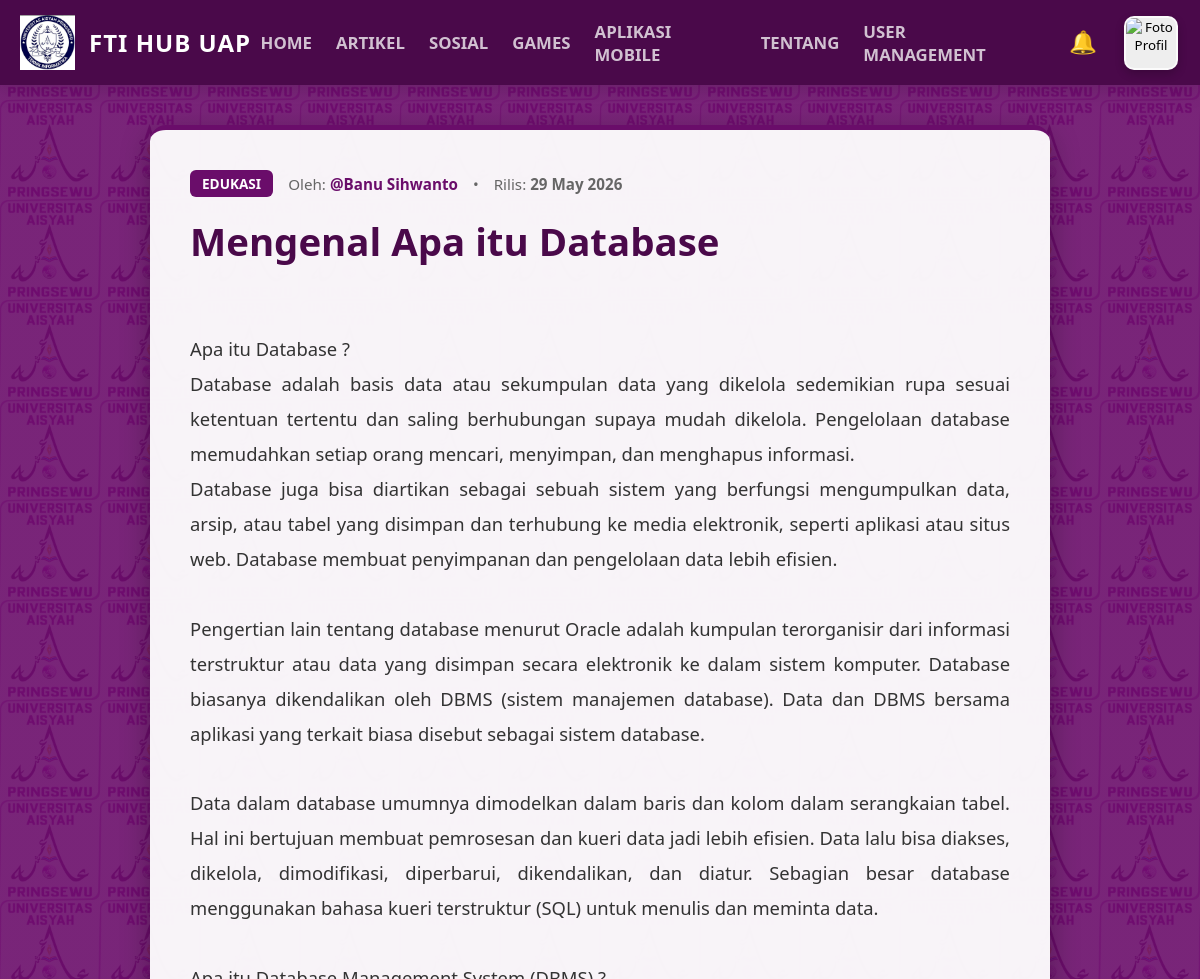
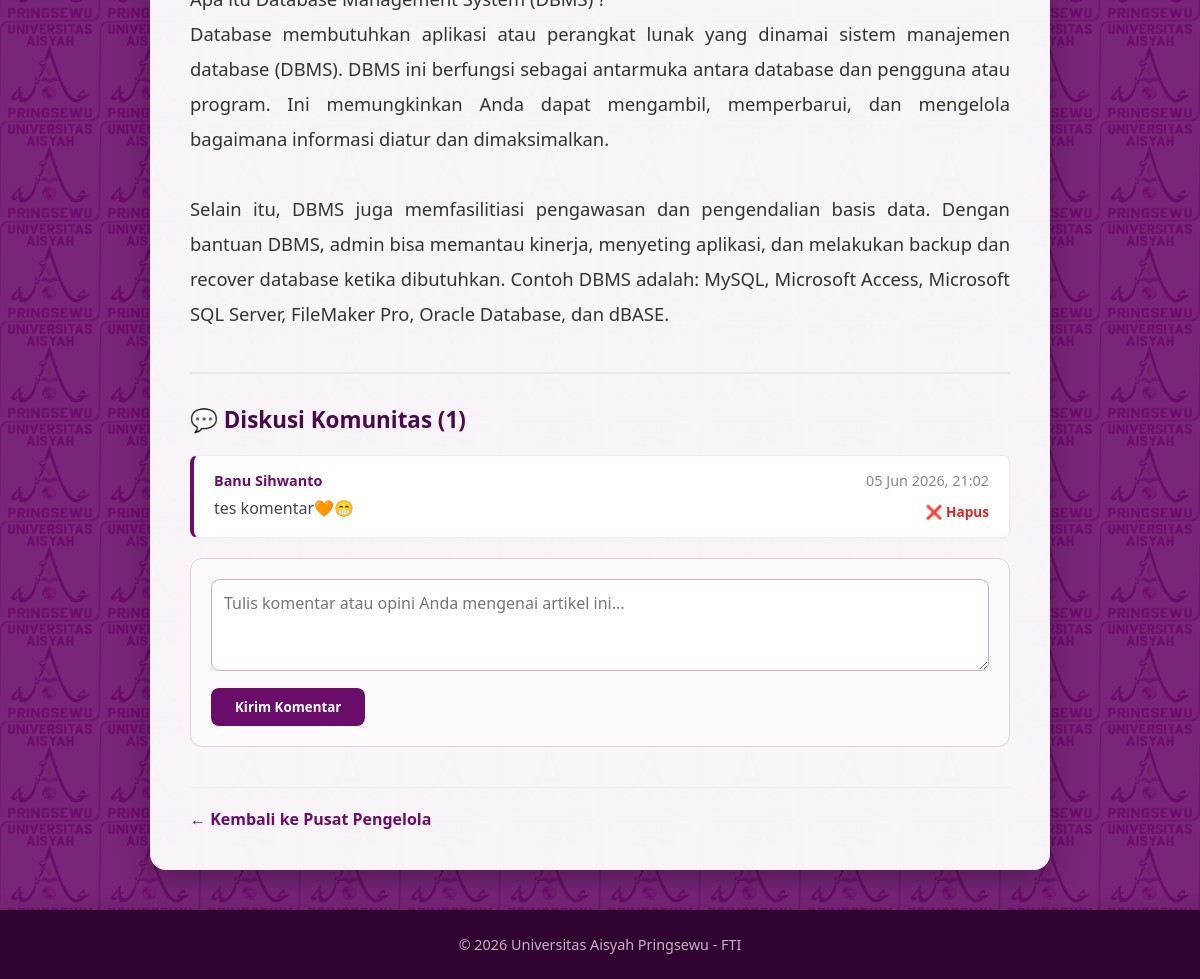
The app's page /baca_artikel.php?id=24 (signed in) with its own data (2 pictures, top to bottom).
### tables this page shows
CREATE TABLE `artikel` (
  `id` int NOT NULL,
  `judul` varchar(255) NOT NULL,
  `kategori` varchar(100) NOT NULL,
  `gambar` varchar(255) DEFAULT NULL,
  `konten` text NOT NULL,
  `status` enum('Publish','Draft') DEFAULT 'Publish',
  `pembuat` varchar(50) NOT NULL,
  `tanggal` date NOT NULL,
  `file_pdf` varchar(255) DEFAULT NULL,
  `created_at` timestamp NOT NULL DEFAULT CURRENT_TIMESTAMP
);

CREATE TABLE `komentar_artikel` (
  `id` int NOT NULL,
  `post_id` int NOT NULL,
  `pembuat` varchar(50) NOT NULL,
  `komentar` text NOT NULL,
  `created_at` timestamp NOT NULL DEFAULT CURRENT_TIMESTAMP
);

### baca_artikel.php (the view, shortened to what this page needs)
<?php
include 'koneksi.php';
if (isset($_GET['id']) && !empty(trim($_GET['id']))) {
    $id = intval($_GET['id']);
    $query = "SELECT judul, kategori, gambar, konten, tanggal, pembuat, file_pdf FROM artikel WHERE id = ?";
    $stmt  = $koneksi->prepare($query);
    $stmt->bind_param("i", $id);
    $stmt->execute();
    $result = $stmt->get_result();
    if ($result->num_rows === 1) {
        $data = $result->fetch_assoc();
    } else {
        $data = false;
    }
} else {
    header("Location: artikel.php");
    exit;
}
$query_komentar = "SELECT Id, pembuat, komentar, created_at FROM komentar_artikel WHERE post_id = ? ORDER BY created_at ASC";
$stmt_komend = $koneksi->prepare($query_komentar);
$stmt_komend->bind_param("i", $id);
$stmt_komend->execute();
$result_komentar = $stmt_komend->get_result();
$list_komentar = [];
while ($row = $result_komentar->fetch_assoc()) {
    $list_komentar[] = $row;
}
$pembuat_username      = !empty($data['pembuat']) ? trim($data['pembuat']) : 'admin';
$nama_tampilan_pembuat = ucwords(str_replace('_', ' ', $pembuat_username));
?>
<!DOCTYPE html>
<html lang="id">
<head>
</head>
<body>
<?php include 'header.php'; ?>
<div class="main-content">
    <div class="page-container">
        <article class="article-container">
            <div class="article-meta-info">
                <span class="category-tag"><?= htmlspecialchars($data['kategori']); ?></span>
                <span>Oleh: <b style="color:#6a0d6a;">@<?= htmlspecialchars($nama_tampilan_pembuat); ?></b></span>
                <span>&bull;</span>
                <span>Rilis: <b><?= date('d M Y', strtotime($data['tanggal'])); ?></b></span>
            </div>
            <h1 class="article-main-title"><?= htmlspecialchars($data['judul']); ?></h1>
            <div class="article-body-text">
                <?= htmlspecialchars($data['konten']); ?>
            </div>
            <div class="discussion-section">
                <h2 class="discussion-title" id="discussion-counter">💬 Diskusi Komunitas (<?= count($list_komentar); ?>)</h2>
                <div class="comments-list" id="comments-container-box">
                    <?php if (empty($list_komentar)): ?>
                        <p id="empty-comment-notice" style="color: #888; font-style: italic; text-align: center; padding: 10px 0; margin-bottom: 20px;">Belum ada diskusi di artikel ini. Yuk, mulai diskusinya!</p>
                    <?php else: ?>
                        <?php foreach ($list_komentar as $komend): ?>
                            <div class="comment-item" style="position: relative;">
                                <div class="comment-header">
                                    <span class="comment-user"><?= htmlspecialchars($komend['pembuat']); ?></span>
                                    <span class="comment-date"><?= date('d M Y, H:i', strtotime($komend['created_at'])); ?></span>
                                </div>
                                <div class="comment-body" style="margin-right: 60px;"><?= htmlspecialchars($komend['komentar']); ?></div>
                                <?php
                                if (isset($_SESSION['username'])):
                                    $user_login = strtolower(trim($_SESSION['username']));
                                    $pembuat_komentar = strtolower(trim($komend['pembuat']));
                                    if ($user_login === $pembuat_komentar || $user_login === 'admin'):
                                ?>
                                    <div style="position: absolute; right: 20px; bottom: 15px;">
                                        <form action="" method="POST" onsubmit="return confirm('Apakah Anda yakin ingin menghapus komentar ini?');">
                                            <button type="submit" name="hapus_komentar" style="background: none; border: none; color: #dc2626; cursor: pointer; font-size: 0.85rem; font-weight: bold; padding: 0;">
                                                ❌ Hapus
                                            </button>
                                        </form>
                                    </div>
                                <?php
                                    endif;
                                endif;
                                ?>
                            </div>
                        <?php endforeach; ?>
                    <?php endif; ?>
                </div>
            </div>
            <div class="comment-form-box" style="margin-top: 20px;">
                <?php if (isset($_SESSION['username'])): ?>
                    <form action="" method="POST" id="article-comment-form">
                        <textarea name="komentar" class="comment-textarea" rows="3" placeholder="Tulis komentar atau opini Anda mengenai artikel ini..." required></textarea>
                        <button type="submit" name="kirim_komentar" class="btn-submit-comment">Kirim Komentar</button>
                    </form>
                <?php else: ?>
                    <p style="color: #666; font-style: italic; text-align: center;">
                        Anda harus <a href="login.php" style="color: #6a0d6a; font-weight: bold; text-decoration: none;">Login</a> terlebih dahulu untuk ikut berdiskusi di artikel ini.
                    </p>
                <?php endif; ?>
            </div>
            <div class="back-navigation">
                <a href="artikel.php" class="btn-return">&larr; Kembali ke Pusat Pengelola</a>
            </div>
        </article>
    </div>
</div>
<?php include 'footer.php'; ?>
</body>
</html>

### header.php (style rules this page uses)
* { margin: 0; padding: 0; box-sizing: border-box; font-family: 'Segoe UI', Tahoma, Geneva, Verdana, sans-serif; }
body { background-color: #f8f0f8; color: #333; }

### baca_artikel.php (style rules this page uses)
* { margin: 0; padding: 0; box-sizing: border-box; font-family: 'Segoe UI', Tahoma, Geneva, Verdana, sans-serif; }
body { background: linear-gradient(rgba(106,13,106,0.9), rgba(106,13,106,0.9)), url('logo.png'); background-size: 100px; background-repeat: repeat; min-height: 100vh; }
.main-content { min-height: calc(100vh - 85px); display: flex; flex-direction: column; align-items: center; justify-content: center; padding: 40px 20px; width: 100%; }
.page-container { width: 100%; max-width: 900px; animation: fadeInUp 0.7s ease-out; }
.article-container { background: rgba(255,255,255,0.95); padding: 40px; border-radius: 16px; box-shadow: 0 10px 30px rgba(0,0,0,0.3); border-top: 5px solid #6a0d6a; width: 100%; }
.article-meta-info { margin-bottom: 20px; font-size: 0.95rem; color: #666; display: flex; align-items: center; flex-wrap: wrap; gap: 15px; }
.category-tag { background-color: #6a0d6a; color: white; padding: 4px 12px; border-radius: 6px; font-weight: bold; font-size: 0.85rem; text-transform: uppercase; }
.article-main-title { color: #4a094a; font-size: 2.4rem; line-height: 1.3; margin-bottom: 30px; font-weight: 700; }
.article-body-text { color: #333; font-size: 1.15rem; line-height: 1.9; text-align: justify; white-space: pre-line; margin-bottom: 30px; }
.back-navigation { margin-top: 40px; border-top: 1px solid #eee; padding-top: 20px; }
.btn-return { display: inline-block; color: #6a0d6a; text-decoration: none; font-weight: bold; transition: 0.2s; }
.discussion-section { margin-top: 40px; border-top: 2px solid #f0e6f0; padding-top: 30px; }
.discussion-title { color: #4a094a; font-size: 1.4rem; margin-bottom: 20px; font-weight: 700; }
.comment-form-box { background: #fdfafdfd; border: 1px solid #e1cfe1; padding: 20px; border-radius: 12px; margin-bottom: 30px; }
.comment-textarea { width: 100%; padding: 12px; border: 1px solid #c7aec7; border-radius: 8px; resize: vertical; font-size: 1rem; margin-bottom: 12px; }
.btn-submit-comment { background-color: #6a0d6a; color: white; border: none; padding: 10px 24px; border-radius: 8px; font-weight: bold; cursor: pointer; transition: 0.2s; }
.comment-item { background: #fff; border: 1px solid #eee; border-left: 4px solid #6a0d6a; padding: 15px 20px; border-radius: 8px; margin-bottom: 15px; box-shadow: 0 2px 5px rgba(0,0,0,0.02); animation: fadeInComment 0.3s ease-out; }
.comment-header { display: flex; justify-content: space-between; margin-bottom: 6px; font-size: 0.9rem; }
.comment-user { color: #6a0d6a; font-weight: bold; }
.comment-date { color: #888; }
.comment-body { color: #444; line-height: 1.6; white-space: pre-line; }
html { scroll-behavior: smooth; }

### records on screen
artikel: kategori "EDUKASI", pembuat "Banu Sihwanto", tanggal "29 May 2026", judul "Mengenal Apa itu Database", konten "Apa itu Database ? Database adalah basis data atau sekumpulan data yang dikelola sedemikian rupa sesuai ketentuan tertentu dan saling berhubungan supaya mudah dikelola. Pengelolaan database memudahkan setiap orang mencari, menyimpan, dan menghapus informasi. Database juga bisa diartikan sebagai sebuah sistem yang berfungsi mengumpulkan data, arsip, atau tabel yang disimpan dan terhubung ke media elektronik, seperti aplikasi atau situs web. Database membuat penyimpanan dan pengelolaan data lebih efisien. Pengertian lain tentang database menurut Oracle adalah kumpulan terorganisir dari informasi terstruktur atau data yang disimpan secara elektronik ke dalam sistem komputer. Database biasanya…"
komentar_artikel: pembuat "Banu Sihwanto", created_at "05 Jun 2026, 21:02", komentar "tes komentar🧡😁"

### other values on screen
count($list_komentar) "1"
